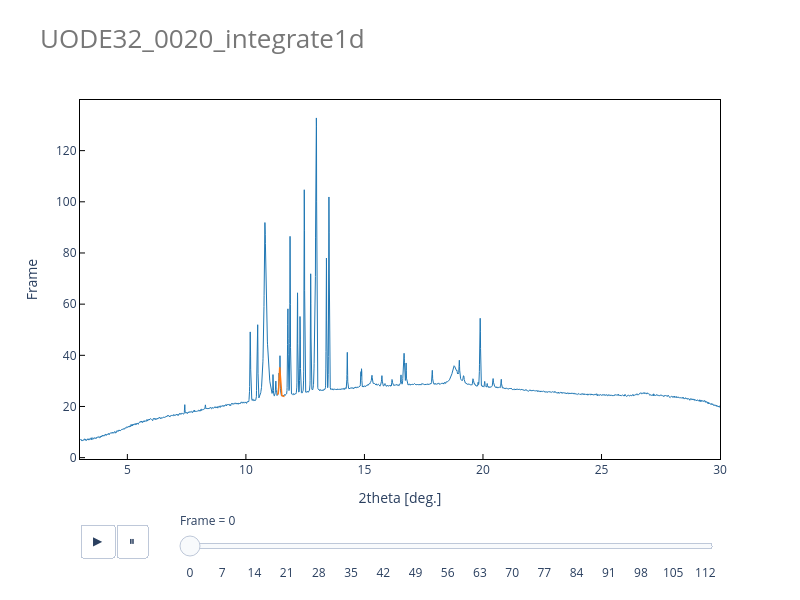

The code cell stored with this chart in its notebook:
### Code cell
# ファイルを読み込んで、plotlyで出力する
def animation(jsonfile: str,
              hdf: Union[str, list[str]],
              ) -> None:

    # hdfデータ読み込み
    ity = []
    if type(hdf) == str:
        with h5py.File(hdf, mode = "r") as f:
            tth = np.array(f["rad"][()]) # type: ignore
            for i in range(len(list(f["integrated"].keys()))): # type: ignore
                ity.append(f["integrated/frame = {}".format(i)][()]) # type: ignore
    elif type(hdf) == list:
        for file in hdf:
            with h5py.File(file, mode = "r") as f:
                tth = np.array(f["rad"][()]) # type: ignore
                for i in range(len(list(f["integrated"].keys()))): # type: ignore
                    ity.append(f["integrated/frame = {}".format(i)][()]) # type: ignore
    ity = np.vstack(ity)[:599]

    # jsonデータ読み込み
    with open(jsonfile, mode = "r") as f:
        d = json.load(f)

    # インスタント化
    pf = peakfit()
    if d["func"] == "asympsdVoigt":
        fitfunc = pf.asympsdVoigt
    if d["func"] == "psdVoigt":
        fitfunc = pf.psdVoigt
    func = (lambda x, params: fitfunc(x=x, params = params) + pf.background(x = x, params = params))
    
    # figure作成
    if True:

        # インスタント化
        fig = go.Figure()
        trace_indices = dict()

        # 一枚目作成
        ## 生データ
        raw_anim = go.Scatter(
            x = tth,
            y = ity[0],
            mode = "lines",
            # marker = dict(
            #     color = "#1f77b4",
            #     size = 3,
            #     symbol = "circle"
            # ),
            line = dict(
                color = "#1f77b4",
                width = 1,
            ),
            name = "Raw",
        )
        fig.add_trace(raw_anim)
        trace_indices["raw_anim"] = len(fig.data) -1  # type: ignore
        
        ## フィッティング結果
        xs = np.linspace(*d["fitres"]["frame = 0"]["range"], 100) # type: ignore
        ys = func(x = xs, params = d["fitres"]["frame = 0"]["res"]["params"])
        fit_anim = go.Scatter(
            x = xs,
            y = ys,
            mode = "lines",
            line = dict(
                color = "#ff770e",
                width = 1.5,
            ),
            name = "Fit",
            visible = True
        )
        fig.add_trace(fit_anim)
        trace_indices["fit_anim"] = len(fig.data)-1 # type: ignore

        # アニメーションフレームを作成
        frame_list = []
        for k in range(ity.shape[0]):
            xs = np.linspace(*d["fitres"]["frame = {}".format(k)]["range"], 100) # type: ignore
            ys = func(x = xs, params = d["fitres"]["frame = {}".format(k)]["res"]["params"])
            frame_list.append(go.Frame(
                data = [
                    go.Scatter(
                        y = ity[k],
                    ),
                    go.Scatter(
                        x = xs,
                        y = ys,
                    )
                ],
                name = str(k),
                traces = [trace_indices["raw_anim"], trace_indices["fit_anim"]]
            ))
        fig.frames = frame_list

        # フレーム変更用のボタンとスライダー
        updatemenus_frame = dict(
            type='buttons',
            direction = 'left', # 横並びの場合 'left', 縦並びの場合 'down'
            showactive=False,
            active = -1,
            y=0,
            x=0,
            xanchor='left',
            yanchor='top',
            pad=dict(t=65, r=0),
            buttons=[
                dict(
                    label='▶︎',
                    method='animate',
                    args=[
                        None,
                        dict(
                            frame=dict(
                                duration=50,
                                redraw=True
                            ),
                            fromcurrent=True,
                            mode='immediate',
                            transition=dict(duration=0)
                        )
                    ]
                ),
                dict(
                    label='⏸',
                    method='animate',
                    args=[
                        [None],
                        dict(
                            frame=dict(
                                duration=0,
                                redraw=False
                            ),
                            mode='immediate',
                            transition=dict(duration=0)
                        )
                    ]
                )
            ],
            visible = True
        )
        slider = dict(
            steps=[dict(
                method='animate',
                args=[
                    [str(k)],
                    dict(
                        mode='immediate',
                        frame=dict(
                            duration=0,
                            redraw=True
                            ),
                        transition=dict(
                            duration=0
                        )
                    )
                ],
                label=str(k),
            ) for k in range(ity.shape[0])],
            ticklen = 0,
            minorticklen = 0,
            active=0,
            y=0,
            x=0, # スライダーの開始位置
            len=1, # スライダーの長さ
            xanchor='left',
            yanchor='top',
            pad=dict(
                b=10,
                t=50,
                l=100
            ),
            currentvalue=dict(
                prefix='Frame = ',
                visible=True,
                xanchor='left'
            ),
            visible = True,
        )

        fig.update_layout(
            title = dict(
                text = os.path.splitext(os.path.basename(hdf))[0] if type(hdf) == str else None,
                font = dict(
                    size = 26,
                    color = "#777777"
                ),
                x = 0.05,
                y = 0.95,
                xanchor = "left",
                yanchor = "top",
            ),
            xaxis = {
                'title': "2theta [deg.]",
                "linecolor": "#000000",
                "linewidth": 1,
                'ticks': "inside",
                "tickcolor": "#000000",
                "tickwidth": 1,
                "ticklen": 5,
                'mirror': True,
            },
            yaxis = {
                'title': "Frame",
                "linecolor": "#000000",
                "linewidth": 1,
                'ticks': "inside",
                "tickcolor": "#000000",
                "tickwidth": 1,
                "ticklen": 5,
                'mirror': True,
            },
            plot_bgcolor = '#ffffff',
            updatemenus = [
                updatemenus_frame,
            ],
            sliders = [slider],
            showlegend = False,
            legend = dict(
                bordercolor = "#000000",
                orientation = "h",
                yanchor = "bottom",
                y = 1,
                bgcolor = "rgba(255,255,255,0)",
                xanchor = "center",
                x = 0.5
            ),
            width = 800,
            height = 600,
        )

        fig.show()

    return
animation(jsonfile = jsonfile, hdf = hdf_1d)
del animation

### Figure 1 — Plotly figure (JSON) as saved in the notebook; plotly's stock layout.template omitted (floating-point values rounded to 4 significant figures; data arrays with more than 128 entries replaced by an {"elided": "..."} marker saying what was removed)
{"data": [{"line": {"color": "#1f77b4", "width": 1}, "mode": "lines", "name": "Raw", "type": "scatter", "x": {"elided": "5400 float values"}, "y": {"elided": "5400 float values"}}, {"line": {"color": "#ff770e", "width": 1.5}, "mode": "lines", "name": "Fit", "type": "scatter", "visible": true, "x": [11.33, 11.33, 11.33, 11.34, 11.34, 11.34, 11.35, 11.35, 11.35, 11.35, 11.36, 11.36, 11.36, 11.37, 11.37, 11.37, 11.38, 11.38, 11.38, 11.38, 11.39, 11.39, 11.39, 11.4, 11.4, 11.4, 11.41, 11.41, 11.41, 11.42, 11.42, 11.42, 11.42, 11.43, 11.43, 11.43, 11.44, 11.44, 11.44, 11.45, 11.45, 11.45, 11.45, 11.46, 11.46, 11.46, 11.47, 11.47, 11.47, 11.48, 11.48, 11.48, 11.48, 11.49, 11.49, 11.49, 11.5, 11.5, 11.5, 11.51, 11.51, 11.51, 11.52, 11.52, 11.52, 11.52, 11.53, 11.53, 11.53, 11.54, 11.54, 11.54, 11.55, 11.55, 11.55, 11.55, 11.56, 11.56, 11.56, 11.57, 11.57, 11.57, 11.58, 11.58, 11.58, 11.58, 11.59, 11.59, 11.59, 11.6, 11.6, 11.6, 11.61, 11.61, 11.61, 11.62, 11.62, 11.62, 11.62, 11.63], "y": [24.66, 24.66, 24.66, 24.66, 24.67, 24.68, 24.71, 24.74, 24.78, 24.85, 24.93, 25.04, 25.19, 25.37, 25.6, 25.87, 26.21, 26.6, 27.05, 27.57, 28.15, 28.78, 29.47, 30.19, 30.93, 31.67, 32.4, 33.1, 33.73, 34.28, 34.73, 35.06, 35.27, 35.33, 35.25, 35.03, 34.69, 34.22, 33.66, 33.01, 32.3, 31.56, 30.79, 30.04, 29.3, 28.6, 27.95, 27.36, 26.83, 26.36, 25.95, 25.61, 25.32, 25.07, 24.88, 24.72, 24.59, 24.49, 24.41, 24.35, 24.31, 24.27, 24.24, 24.22, 24.2, 24.19, 24.18, 24.16, 24.16, 24.15, 24.14, 24.13, 24.12, 24.11, 24.11, 24.1, 24.09, 24.08, 24.08, 24.07, 24.06, 24.06, 24.05, 24.04, 24.03, 24.03, 24.02, 24.01, 24.0, 24.0, 23.99, 23.98, 23.97, 23.97, 23.96, 23.95, 23.94, 23.94, 23.93, 23.92]}], "layout": {"height": 600, "legend": {"bgcolor": "rgba(255,255,255,0)", "bordercolor": "#000000", "orientation": "h", "x": 0.5, "xanchor": "center", "y": 1, "yanchor": "bottom"}, "plot_bgcolor": "#ffffff", "showlegend": false, "sliders": [{"active": 0, "currentvalue": {"prefix": "Frame = ", "visible": true, "xanchor": "left"}, "len": 1, "minorticklen": 0, "pad": {"b": 10, "l": 100, "t": 50}, "steps": [{"args": [["0"], {"frame": {"duration": 0, "redraw": true}, "mode": "immediate", "transition": {"duration": 0}}], "label": "0", "method": "animate"}, {"args": [["1"], {"frame": {"duration": 0, "redraw": true}, "mode": "immediate", "transition": {"duration": 0}}], "label": "1", "method": "animate"}, {"args": [["2"], {"frame": {"duration": 0, "redraw": true}, "mode": "immediate", "transition": {"duration": 0}}], "label": "2", "method": "animate"}, {"args": [["3"], {"frame": {"duration": 0, "redraw": true}, "mode": "immediate", "transition": {"duration": 0}}], "label": "3", "method": "animate"}, {"args": [["4"], {"frame": {"duration": 0, "redraw": true}, "mode": "immediate", "transition": {"duration": 0}}], "label": "4", "method": "animate"}, {"args": [["5"], {"frame": {"duration": 0, "redraw": true}, "mode": "immediate", "transition": {"duration": 0}}], "label": "5", "method": "animate"}, {"args": [["6"], {"frame": {"duration": 0, "redraw": true}, "mode": "immediate", "transition": {"duration": 0}}], "label": "6", "method": "animate"}, {"args": [["7"], {"frame": {"duration": 0, "redraw": true}, "mode": "immediate", "transition": {"duration": 0}}], "label": "7", "method": "animate"}, {"args": [["8"], {"frame": {"duration": 0, "redraw": true}, "mode": "immediate", "transition": {"duration": 0}}], "label": "8", "method": "animate"}, {"args": [["9"], {"frame": {"duration": 0, "redraw": true}, "mode": "immediate", "transition": {"duration": 0}}], "label": "9", "method": "animate"}, {"args": [["10"], {"frame": {"duration": 0, "redraw": true}, "mode": "immediate", "transition": {"duration": 0}}], "label": "10", "method": "animate"}, {"args": [["11"], {"frame": {"duration": 0, "redraw": true}, "mode": "immediate", "transition": {"duration": 0}}], "label": "11", "method": "animate"}, {"args": [["12"], {"frame": {"duration": 0, "redraw": true}, "mode": "immediate", "transition": {"duration": 0}}], "label": "12", "method": "animate"}, {"args": [["13"], {"frame": {"duration": 0, "redraw": true}, "mode": "immediate", "transition": {"duration": 0}}], "label": "13", "method": "animate"}, {"args": [["14"], {"frame": {"duration": 0, "redraw": true}, "mode": "immediate", "transition": {"duration": 0}}], "label": "14", "method": "animate"}, {"args": [["15"], {"frame": {"duration": 0, "redraw": true}, "mode": "immediate", "transition": {"duration": 0}}], "label": "15", "method": "animate"}, {"args": [["16"], {"frame": {"duration": 0, "redraw": true}, "mode": "immediate", "transition": {"duration": 0}}], "label": "16", "method": "animate"}, {"args": [["17"], {"frame": {"duration": 0, "redraw": true}, "mode": "immediate", "transition": {"duration": 0}}], "label": "17", "method": "animate"}, {"args": [["18"], {"frame": {"duration": 0, "redraw": true}, "mode": "immediate", "transition": {"duration": 0}}], "label": "18", "method": "animate"}, {"args": [["19"], {"frame": {"duration": 0, "redraw": true}, "mode": "immediate", "transition": {"duration": 0}}], "label": "19", "method": "animate"}, {"args": [["20"], {"frame": {"duration": 0, "redraw": true}, "mode": "immediate", "transition": {"duration": 0}}], "label": "20", "method": "animate"}, {"args": [["21"], {"frame": {"duration": 0, "redraw": true}, "mode": "immediate", "transition": {"duration": 0}}], "label": "21", "method": "animate"}, {"args": [["22"], {"frame": {"duration": 0, "redraw": true}, "mode": "immediate", "transition": {"duration": 0}}], "label": "22", "method": "animate"}, {"args": [["23"], {"frame": {"duration": 0, "redraw": true}, "mode": "immediate", "transition": {"duration": 0}}], "label": "23", "method": "animate"}, {"args": [["24"], {"frame": {"duration": 0, "redraw": true}, "mode": "immediate", "transition": {"duration": 0}}], "label": "24", "method": "animate"}, {"args": [["25"], {"frame": {"duration": 0, "redraw": true}, "mode": "immediate", "transition": {"duration": 0}}], "label": "25", "method": "animate"}, {"args": [["26"], {"frame": {"duration": 0, "redraw": true}, "mode": "immediate", "transition": {"duration": 0}}], "label": "26", "method": "animate"}, {"args": [["27"], {"frame": {"duration": 0, "redraw": true}, "mode": "immediate", "transition": {"duration": 0}}], "label": "27", "method": "animate"}, {"args": [["28"], {"frame": {"duration": 0, "redraw": true}, "mode": "immediate", "transition": {"duration": 0}}], "label": "28", "method": "animate"}, {"args": [["29"], {"frame": {"duration": 0, "redraw": true}, "mode": "immediate", "transition": {"duration": 0}}], "label": "29", "method": "animate"}, {"args": [["30"], {"frame": {"duration": 0, "redraw": true}, "mode": "immediate", "transition": {"duration": 0}}], "label": "30", "method": "animate"}, {"args": [["31"], {"frame": {"duration": 0, "redraw": true}, "mode": "immediate", "transition": {"duration": 0}}], "label": "31", "method": "animate"}, {"args": [["32"], {"frame": {"duration": 0, "redraw": true}, "mode": "immediate", "transition": {"duration": 0}}], "label": "32", "method": "animate"}, {"args": [["33"], {"frame": {"duration": 0, "redraw": true}, "mode": "immediate", "transition": {"duration": 0}}], "label": "33", "method": "animate"}, {"args": [["34"], {"frame": {"duration": 0, "redraw": true}, "mode": "immediate", "transition": {"duration": 0}}], "label": "34", "method": "animate"}, {"args": [["35"], {"frame": {"duration": 0, "redraw": true}, "mode": "immediate", "transition": {"duration": 0}}], "label": "35", "method": "animate"}, {"args": [["36"], {"frame": {"duration": 0, "redraw": true}, "mode": "immediate", "transition": {"duration": 0}}], "label": "36", "method": "animate"}, {"args": [["37"], {"frame": {"duration": 0, "redraw": true}, "mode": "immediate", "transition": {"duration": 0}}], "label": "37", "method": "animate"}, {"args": [["38"], {"frame": {"duration": 0, "redraw": true}, "mode": "immediate", "transition": {"duration": 0}}], "label": "38", "method": "animate"}, {"args": [["39"], {"frame": {"duration": 0, "redraw": true}, "mode": "immediate", "transition": {"duration": 0}}], "label": "39", "method": "animate"}, {"args": [["40"], {"frame": {"duration": 0, "redraw": true}, "mode": "immediate", "transition": {"duration": 0}}], "label": "40", "method": "animate"}, {"args": [["41"], {"frame": {"duration": 0, "redraw": true}, "mode": "immediate", "transition": {"duration": 0}}], "label": "41", "method": "animate"}, {"args": [["42"], {"frame": {"duration": 0, "redraw": true}, "mode": "immediate", "transition": {"duration": 0}}], "label": "42", "method": "animate"}, {"args": [["43"], {"frame": {"duration": 0, "redraw": true}, "mode": "immediate", "transition": {"duration": 0}}], "label": "43", "method": "animate"}, {"args": [["44"], {"frame": {"duration": 0, "redraw": true}, "mode": "immediate", "transition": {"duration": 0}}], "label": "44", "method": "animate"}, {"args": [["45"], {"frame": {"duration": 0, "redraw": true}, "mode": "immediate", "transition": {"duration": 0}}], "label": "45", "method": "animate"}, {"args": [["46"], {"frame": {"duration": 0, "redraw": true}, "mode": "immediate", "transition": {"duration": 0}}], "label": "46", "method": "animate"}, {"args": [["47"], {"frame": {"duration": 0, "redraw": true}, "mode": "immediate", "transition": {"duration": 0}}], "label": "47", "method": "animate"}, {"args": [["48"], {"frame": {"duration": 0, "redraw": true}, "mode": "immediate", "transition": {"duration": 0}}], "label": "48", "method": "animate"}, {"args": [["49"], {"frame": {"duration": 0, "redraw": true}, "mode": "immediate", "transition": {"duration": 0}}], "label": "49", "method": "animate"}, {"args": [["50"], {"frame": {"duration": 0, "redraw": true}, "mode": "immediate", "transition": {"duration": 0}}], "label": "50", "method": "animate"}, {"args": [["51"], {"frame": {"duration": 0, "redraw": true}, "mode": "immediate", "transition": {"duration": 0}}], "label": "51", "method": "animate"}, {"args": [["52"], {"frame": {"duration": 0, "redraw": true}, "mode": "immediate", "transition": {"duration": 0}}], "label": "52", "method": "animate"}, {"args": [["53"], {"frame": {"duration": 0, "redraw": true}, "mode": "immediate", "transition": {"duration": 0}}], "label": "53", "method": "animate"}, {"args": [["54"], {"frame": {"duration": 0, "redraw": true}, "mode": "immediate", "transition": {"duration": 0}}], "label": "54", "method": "animate"}, {"args": [["55"], {"frame": {"duration": 0, "redraw": true}, "mode": "immediate", "transition": {"duration": 0}}], "label": "55", "method": "animate"}, {"args": [["56"], {"frame": {"duration": 0, "redraw": true}, "mode": "immediate", "transition": {"duration": 0}}], "label": "56", "method": "animate"}, {"args": [["57"], {"frame": {"duration": 0, "redraw": true}, "mode": "immediate", "transition": {"duration": 0}}], "label": "57", "method": "animate"}, {"args": [["58"], {"frame": {"duration": 0, "redraw": true}, "mode": "immediate", "transition": {"duration": 0}}], "label": "58", "method": "animate"}, {"args": [["59"], {"frame": {"duration": 0, "redraw": true}, "mode": "immediate", "transition": {"duration": 0}}], "label": "59", "method": "animate"}, {"args": [["60"], {"frame": {"duration": 0, "redraw": true}, "mode": "immediate", "transition": {"duration": 0}}], "label": "60", "method": "animate"}, {"args": [["61"], {"frame": {"duration": 0, "redraw": true}, "mode": "immediate", "transition": {"duration": 0}}], "label": "61", "method": "animate"}, {"args": [["62"], {"frame": {"duration": 0, "redraw": true}, "mode": "immediate", "transition": {"duration": 0}}], "label": "62", "method": "animate"}, {"args": [["63"], {"frame": {"duration": 0, "redraw": true}, "mode": "immediate", "transition": {"duration": 0}}], "label": "63", "method": "animate"}, {"args": [["64"], {"frame": {"duration": 0, "redraw": true}, "mode": "immediate", "transition": {"duration": 0}}], "label": "64", "method": "animate"}, {"args": [["65"], {"frame": {"duration": 0, "redraw": true}, "mode": "immediate", "transition": {"duration": 0}}], "label": "65", "method": "animate"}, {"args": [["66"], {"frame": {"duration": 0, "redraw": true}, "mode": "immediate", "transition": {"duration": 0}}], "label": "66", "method": "animate"}, {"args": [["67"], {"frame": {"duration": 0, "redraw": true}, "mode": "immediate", "transition": {"duration": 0}}], "label": "67", "method": "animate"}, {"args": [["68"], {"frame": {"duration": 0, "redraw": true}, "mode": "immediate", "transition": {"duration": 0}}], "label": "68", "method": "animate"}, {"args": [["69"], {"frame": {"duration": 0, "redraw": true}, "mode": "immediate", "transition": {"duration": 0}}], "label": "69", "method": "animate"}, {"args": [["70"], {"frame": {"duration": 0, "redraw": true}, "mode": "immediate", "transition": {"duration": 0}}], "label": "70", "method": "animate"}, {"args": [["71"], {"frame": {"duration": 0, "redraw": true}, "mode": "immediate", "transition": {"duration": 0}}], "label": "71", "method": "animate"}, {"args": [["72"], {"frame": {"duration": 0, "redraw": true}, "mode": "immediate", "transition": {"duration": 0}}], "label": "72", "method": "animate"}, {"args": [["73"], {"frame": {"duration": 0, "redraw": true}, "mode": "immediate", "transition": {"duration": 0}}], "label": "73", "method": "animate"}, {"args": [["74"], {"frame": {"duration": 0, "redraw": true}, "mode": "immediate", "transition": {"duration": 0}}], "label": "74", "method": "animate"}, {"args": [["75"], {"frame": {"duration": 0, "redraw": true}, "mode": "immediate", "transition": {"duration": 0}}], "label": "75", "method": "animate"}, {"args": [["76"], {"frame": {"duration": 0, "redraw": true}, "mode": "immediate", "transition": {"duration": 0}}], "label": "76", "method": "animate"}, {"args": [["77"], {"frame": {"duration": 0, "redraw": true}, "mode": "immediate", "transition": {"duration": 0}}], "label": "77", "method": "animate"}, {"args": [["78"], {"frame": {"duration": 0, "redraw": true}, "mode": "immediate", "transition": {"duration": 0}}], "label": "78", "method": "animate"}, {"args": [["79"], {"frame": {"duration": 0, "redraw": true}, "mode": "immediate", "transition": {"duration": 0}}], "label": "79", "method": "animate"}, {"args": [["80"], {"frame": {"duration": 0, "redraw": true}, "mode": "immediate", "transition": {"duration": 0}}], "label": "80", "method": "animate"}, {"args": [["81"], {"frame": {"duration": 0, "redraw": true}, "mode": "immediate", "transition": {"duration": 0}}], "label": "81", "method": "animate"}, {"args": [["82"], {"frame": {"duration": 0, "redraw": true}, "mode": "immediate", "transition": {"duration": 0}}], "label": "82", "method": "animate"}, {"args": [["83"], {"frame": {"duration": 0, "redraw": true}, "mode": "immediate", "transition": {"duration": 0}}], "label": "83", "method": "animate"}, {"args": [["84"], {"frame": {"duration": 0, "redraw": true}, "mode": "immediate", "transition": {"duration": 0}}], "label": "84", "method": "animate"}, {"args": [["85"], {"frame": {"duration": 0, "redraw": true}, "mode": "immediate", "transition": {"duration": 0}}], "label": "85", "method": "animate"}, {"args": [["86"], {"frame": {"duration": 0, "redraw": true}, "mode": "immediate", "transition": {"duration": 0}}], "label": "86", "method": "animate"}, {"args": [["87"], {"frame": {"duration": 0, "redraw": true}, "mode": "immediate", "transition": {"duration": 0}}], "label": "87", "method": "animate"}, {"args": [["88"], {"frame": {"duration": 0, "redraw": true}, "mode": "immediate", "transition": {"duration": 0}}], "label": "88", "method": "animate"}, {"args": [["89"], {"frame": {"duration": 0, "redraw": true}, "mode": "immediate", "transition": {"duration": 0}}], "label": "89", "method": "animate"}, {"args": [["90"], {"frame": {"duration": 0, "redraw": true}, "mode": "immediate", "transition": {"duration": 0}}], "label": "90", "method": "animate"}, {"args": [["91"], {"frame": {"duration": 0, "redraw": true}, "mode": "immediate", "transition": {"duration": 0}}], "label": "91", "method": "animate"}, {"args": [["92"], {"frame": {"duration": 0, "redraw": true}, "mode": "immediate", "transition": {"duration": 0}}], "label": "92", "method": "animate"}, {"args": [["93"], {"frame": {"duration": 0, "redraw": true}, "mode": "immediate", "transition": {"duration": 0}}], "label": "93", "method": "animate"}, {"args": [["94"], {"frame": {"duration": 0, "redraw": true}, "mode": "immediate", "transition": {"duration": 0}}], "label": "94", "method": "animate"}, {"args": [["95"], {"frame": {"duration": 0, "redraw": true}, "mode": "immediate", "transition": {"duration": 0}}], "label": "95", "method": "animate"}, {"args": [["96"], {"frame": {"duration": 0, "redraw": true}, "mode": "immediate", "transition": {"duration": 0}}], "label": "96", "method": "animate"}, {"args": [["97"], {"frame": {"duration": 0, "redraw": true}, "mode": "immediate", "transition": {"duration": 0}}], "label": "97", "method": "animate"}, {"args": [["98"], {"frame": {"duration": 0, "redraw": true}, "mode": "immediate", "transition": {"duration": 0}}], "label": "98", "method": "animate"}, {"args": [["99"], {"frame": {"duration": 0, "redraw": true}, "mode": "immediate", "transition": {"duration": 0}}], "label": "99", "method": "animate"}, {"args": [["100"], {"frame": {"duration": 0, "redraw": true}, "mode": "immediate", "transition": {"duration": 0}}], "label": "100", "method": "animate"}, {"args": [["101"], {"frame": {"duration": 0, "redraw": true}, "mode": "immediate", "transition": {"duration": 0}}], "label": "101", "method": "animate"}, {"args": [["102"], {"frame": {"duration": 0, "redraw": true}, "mode": "immediate", "transition": {"duration": 0}}], "label": "102", "method": "animate"}, {"args": [["103"], {"frame": {"duration": 0, "redraw": true}, "mode": "immediate", "transition": {"duration": 0}}], "label": "103", "method": "animate"}, {"args": [["104"], {"frame": {"duration": 0, "redraw": true}, "mode": "immediate", "transition": {"duration": 0}}], "label": "104", "method": "animate"}, {"args": [["105"], {"frame": {"duration": 0, "redraw": true}, "mode": "immediate", "transition": {"duration": 0}}], "label": "105", "method": "animate"}, {"args": [["106"], {"frame": {"duration": 0, "redraw": true}, "mode": "immediate", "transition": {"duration": 0}}], "label": "106", "method": "animate"}, {"args": [["107"], {"frame": {"duration": 0, "redraw": true}, "mode": "immediate", "transition": {"duration": 0}}], "label": "107", "method": "animate"}, {"args": [["108"], {"frame": {"duration": 0, "redraw": true}, "mode": "immediate", "transition": {"duration": 0}}], "label": "108", "method": "animate"}, {"args": [["109"], {"frame": {"duration": 0, "redraw": true}, "mode": "immediate", "transition": {"duration": 0}}], "label": "109", "method": "animate"}, {"args": [["110"], {"frame": {"duration": 0, "redraw": true}, "mode": "immediate", "transition": {"duration": 0}}], "label": "110", "method": "animate"}, {"args": [["111"], {"frame": {"duration": 0, "redraw": true}, "mode": "immediate", "transition": {"duration": 0}}], "label": "111", "method": "animate"}, {"args": [["112"], {"frame": {"duration": 0, "redraw": true}, "mode": "immediate", "transition": {"duration": 0}}], "label": "112", "method": "animate"}, {"args": [["113"], {"frame": {"duration": 0, "redraw": true}, "mode": "immediate", "transition": {"duration": 0}}], "label": "113", "method": "animate"}], "ticklen": 0, "visible": true, "x": 0, "xanchor": "left", "y": 0, "yanchor": "top"}], "title": {"font": {"color": "#777777", "size": 26}, "text": "UODE32_0020_integrate1d", "x": 0.05, "xanchor": "left", "y": 0.95, "yanchor": "top"}, "updatemenus": [{"active": -1, "buttons": [{"args": [null, {"frame": {"duration": 50, "redraw": true}, "fromcurrent": true, "mode": "immediate", "transition": {"duration": 0}}], "label": "▶︎", "method": "animate"}, {"args": [[null], {"frame": {"duration": 0, "redraw": false}, "mode": "immediate", "transition": {"duration": 0}}], "label": "⏸", "method": "animate"}], "direction": "left", "pad": {"r": 0, "t": 65}, "showactive": false, "type": "buttons", "visible": true, "x": 0, "xanchor": "left", "y": 0, "yanchor": "top"}], "width": 800, "xaxis": {"linecolor": "#000000", "linewidth": 1, "mirror": true, "tickcolor": "#000000", "ticklen": 5, "ticks": "inside", "tickwidth": 1, "title": {"text": "2theta [deg.]"}}, "yaxis": {"linecolor": "#000000", "linewidth": 1, "mirror": true, "tickcolor": "#000000", "ticklen": 5, "ticks": "inside", "tickwidth": 1, "title": {"text": "Frame"}}}}
